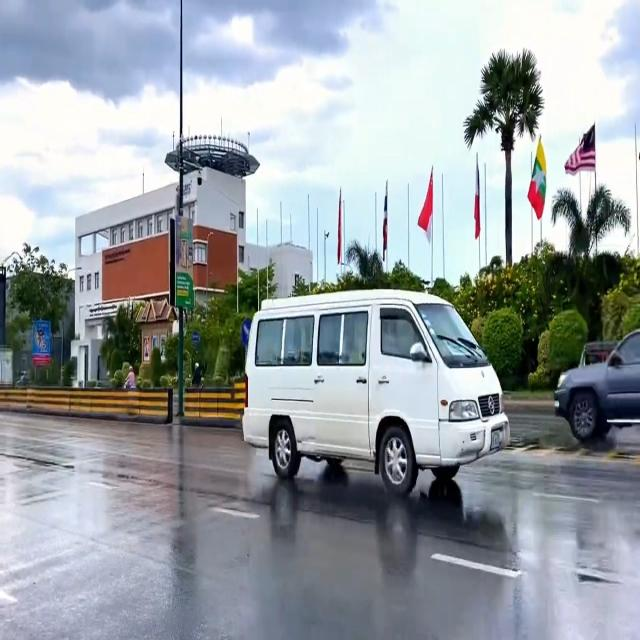
#> input picture ai/datasets/annotations/cvat_tasks/BATCH-VEHICLES-PENDING/images/VEHICLE_BUS_000006.jpg, 640 x 640 px; its folder holds only this picture in this run
$ python build_hard_conditions_set.py
#> lines starting #> are read from the running program, lines starting #| are printed output that depends on the picture; long printed decimals are rounded
#!/usr/bin/env python
"""
Phase B4: Build a hard-conditions test folder (dark / low-contrast road frames).

Usage:
  python ai/scripts/build_hard_conditions_set.py
"""
from __future__ import annotations

import json
import shutil
from datetime import datetime, timezone
from pathlib import Path

from PIL import Image, ImageStat

AI_ROOT = Path(__file__).resolve().parents[1]
SRC = AI_ROOT / 'datasets' / 'external' / 'cambodia_traffic_signs_yolo' / 'images'
OUT = AI_ROOT / 'test_samples' / 'hard'
META = OUT / 'hard_conditions_meta.json'


def mean_brightness(path: Path) -> float:
    with Image.open(path) as im:
#> im is the input picture: PIL image 640x640 RGB; mean R, G, B 153.4, 160.1, 164.7
        gray = im.convert('L')
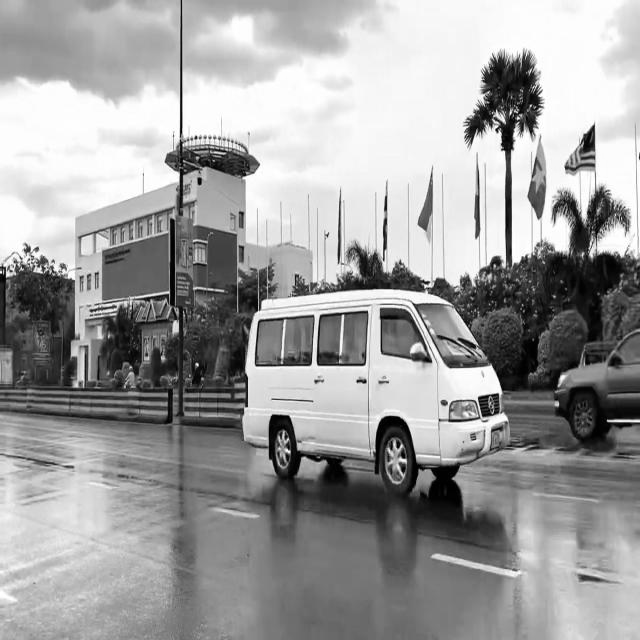
#> gray: PIL image 640x640 L; min 0, max 255, mean 158.6
        # downsample for speed
        gray.thumbnail((320, 320))
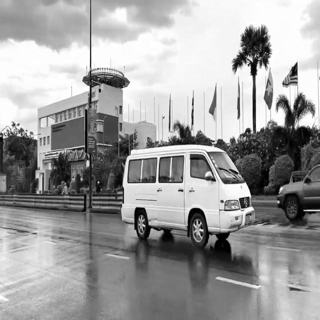
#> gray: PIL image 320x320 L; min 0, max 255, mean 158.6
        return float(ImageStat.Stat(gray).mean[0])


def main() -> int:
    OUT.mkdir(parents=True, exist_ok=True)
    for old in OUT.glob('hard_*'):
        old.unlink()

    files = sorted(SRC.glob('*'))
    files = [p for p in files if p.suffix.lower() in {'.jpg', '.jpeg', '.png', '.webp'}]
    scored = []
    # Sample every Nth to keep runtime reasonable
    step = max(1, len(files) // 400)
    for p in files[::step]:
        try:
            b = mean_brightness(p)
#> b = 158.6
            scored.append((b, p))
        except Exception:
            continue
    scored.sort(key=lambda x: x[0])
    # darkest 20 + mid-dark 10
    picks = scored[:20] + scored[20:50:3][:10]
#> picks = 1 item
    rows = []
    for i, (b, p) in enumerate(picks, 1):
        dest = OUT / f'hard_{i:02d}_bri{int(b)}{p.suffix.lower()}'
        shutil.copy2(p, dest)
        rows.append({'file': dest.name, 'source': p.name, 'brightness': round(b, 2)})
#> this loop made 1 pass
#> (i, b) on pass 1: (1, 158.6)
#> after the loop, rows = 1 item
    meta = {
        'generated_at': datetime.now(timezone.utc).isoformat(),
        'count': len(rows),
        'note': 'Low mean-luminance frames for night/shadow robustness checks',
        'samples': rows,
    }
    META.write_text(json.dumps(meta, indent=2), encoding='utf-8')
    print(json.dumps(meta, indent=2))
#| {
#|   "generated_at": "2026-11-21T07:51:51.443+00:00",
#|   "count": 1,
#|   "note": "Low mean-luminance frames for night/shadow robustness checks",
#|   "samples": [
#|     {
#|       "file": "hard_01_bri158.jpg",
#|       "source": "VEHICLE_BUS_000006.jpg",
#|       "brightness": 158.64
#|     }
#|   ]
#| }
    print(f'Wrote {len(rows)} files → {OUT}')
#| Wrote 1 files → ai/test_samples/hard
    return 0


if __name__ == '__main__':
    raise SystemExit(main())
#> (the program exits here)

$ run again, on ai/datasets/annotations/cvat_tasks/BATCH-VEHICLES-PENDING/images/VEHICLE_BUS_000007.jpg
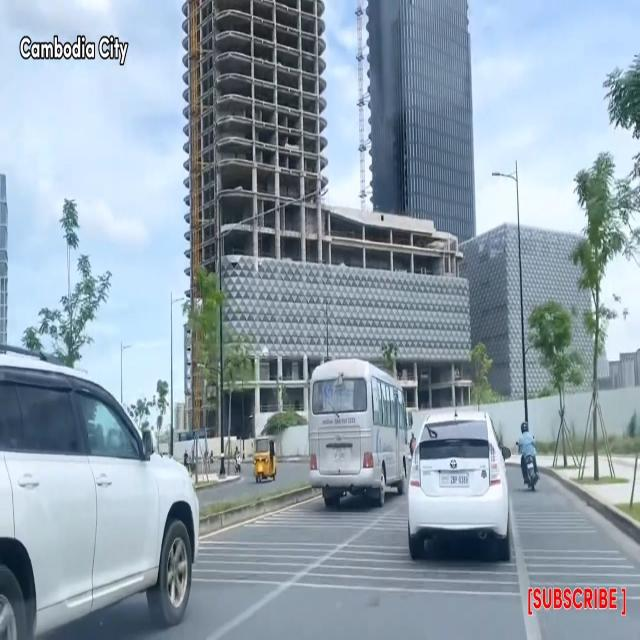
#> input picture ai/datasets/annotations/cvat_tasks/BATCH-VEHICLES-PENDING/images/VEHICLE_BUS_000007.jpg, 640 x 640 px
#> in mean_brightness, im is the input picture: PIL image 640x640 RGB; mean R, G, B 144.5, 160.3, 172.8
#> in mean_brightness, `gray = im.convert('L')`:
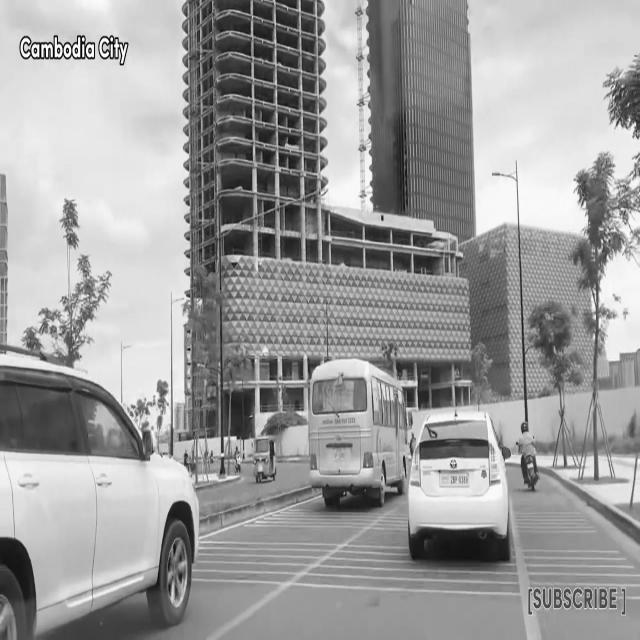
#> gray: PIL image 640x640 L; min 0, max 255, mean 157
#> in mean_brightness, `gray.thumbnail((320, 320))`:
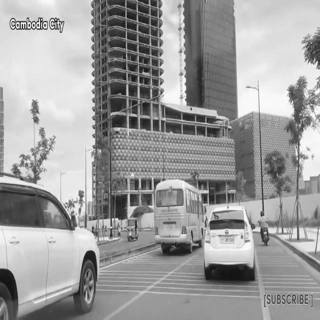
#> gray: PIL image 320x320 L; min 10, max 255, mean 157
#> in main, `b = mean_brightness(p)`: b = 157
#> picks = 1 item
#> the loop in main, `for i, (b, p) in enumerate(picks, 1):` made 1 pass
#> (i, b) on pass 1: (1, 157)
#| {
#|   "generated_at": "2026-11-21T07:51:51.716+00:00",
#|   "count": 1,
#|   "note": "Low mean-luminance frames for night/shadow robustness checks",
#|   "samples": [
#|     {
#> (further printed lines are left out)
#| Wrote 1 files → ai/test_samples/hard
